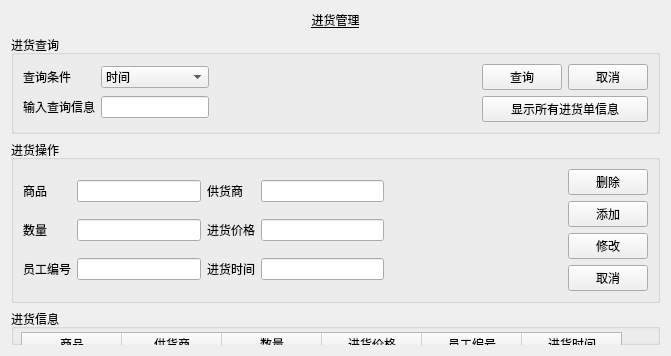
<?xml version="1.0" encoding="UTF-8"?>
<ui version="4.0">
 <class>InGoods</class>
 <widget class="QWidget" name="InGoods">
  <property name="geometry">
   <rect>
    <x>0</x>
    <y>0</y>
    <width>671</width>
    <height>356</height>
   </rect>
  </property>
  <property name="windowTitle">
   <string>Form</string>
  </property>
  <layout class="QVBoxLayout" name="verticalLayout_2">
   <item>
    <widget class="QLabel" name="label">
     <property name="font">
      <font>
       <family>Agency FB</family>
       <underline>true</underline>
      </font>
     </property>
     <property name="text">
      <string>进货管理</string>
     </property>
     <property name="alignment">
      <set>Qt::AlignCenter</set>
     </property>
    </widget>
   </item>
   <item>
    <widget class="QGroupBox" name="groupBox">
     <property name="title">
      <string>进货查询</string>
     </property>
     <layout class="QHBoxLayout" name="horizontalLayout_2">
      <item>
       <layout class="QGridLayout" name="gridLayout_2">
        <item row="0" column="0">
         <widget class="QLabel" name="label_2">
          <property name="text">
           <string>查询条件</string>
          </property>
         </widget>
        </item>
        <item row="1" column="0">
         <widget class="QLabel" name="label_3">
          <property name="text">
           <string>输入查询信息</string>
          </property>
         </widget>
        </item>
        <item row="0" column="1" colspan="2">
         <widget class="QComboBox" name="comboBox">
          <item>
           <property name="text">
            <string>时间</string>
           </property>
          </item>
         </widget>
        </item>
        <item row="1" column="1" colspan="2">
         <widget class="QLineEdit" name="lineEdit_2"/>
        </item>
       </layout>
      </item>
      <item>
       <spacer name="horizontalSpacer">
        <property name="orientation">
         <enum>Qt::Horizontal</enum>
        </property>
        <property name="sizeHint" stdset="0">
         <size>
          <width>171</width>
          <height>20</height>
         </size>
        </property>
       </spacer>
      </item>
      <item>
       <layout class="QGridLayout" name="gridLayout">
        <item row="0" column="0">
         <widget class="QPushButton" name="pushButton">
          <property name="text">
           <string>查询</string>
          </property>
         </widget>
        </item>
        <item row="0" column="1">
         <widget class="QPushButton" name="pushButton_2">
          <property name="text">
           <string>取消</string>
          </property>
         </widget>
        </item>
        <item row="1" column="0" colspan="2">
         <widget class="QPushButton" name="pushButton_3">
          <property name="text">
           <string>显示所有进货单信息</string>
          </property>
         </widget>
        </item>
       </layout>
      </item>
     </layout>
    </widget>
   </item>
   <item>
    <widget class="QGroupBox" name="groupBox_2">
     <property name="title">
      <string>进货操作</string>
     </property>
     <layout class="QHBoxLayout" name="horizontalLayout">
      <item>
       <layout class="QGridLayout" name="gridLayout_4">
        <item row="0" column="0">
         <widget class="QLabel" name="label_4">
          <property name="text">
           <string>商品</string>
          </property>
         </widget>
        </item>
        <item row="0" column="1">
         <widget class="QLineEdit" name="lineEdit_3"/>
        </item>
        <item row="1" column="0">
         <widget class="QLabel" name="label_6">
          <property name="text">
           <string>数量</string>
          </property>
         </widget>
        </item>
        <item row="1" column="1">
         <widget class="QLineEdit" name="lineEdit_5"/>
        </item>
        <item row="2" column="0">
         <widget class="QLabel" name="label_8">
          <property name="text">
           <string>员工编号</string>
          </property>
         </widget>
        </item>
        <item row="2" column="1">
         <widget class="QLineEdit" name="lineEdit_7"/>
        </item>
       </layout>
      </item>
      <item>
       <layout class="QGridLayout" name="gridLayout_3">
        <item row="0" column="0">
         <widget class="QLabel" name="label_5">
          <property name="text">
           <string>供货商</string>
          </property>
         </widget>
        </item>
        <item row="0" column="1">
         <widget class="QLineEdit" name="lineEdit_4"/>
        </item>
        <item row="1" column="0">
         <widget class="QLabel" name="label_7">
          <property name="text">
           <string>进货价格</string>
          </property>
         </widget>
        </item>
        <item row="1" column="1">
         <widget class="QLineEdit" name="lineEdit_6"/>
        </item>
        <item row="2" column="0">
         <widget class="QLabel" name="label_9">
          <property name="text">
           <string>进货时间</string>
          </property>
         </widget>
        </item>
        <item row="2" column="1">
         <widget class="QLineEdit" name="lineEdit_8"/>
        </item>
       </layout>
      </item>
      <item>
       <spacer name="horizontalSpacer_2">
        <property name="orientation">
         <enum>Qt::Horizontal</enum>
        </property>
        <property name="sizeHint" stdset="0">
         <size>
          <width>83</width>
          <height>20</height>
         </size>
        </property>
       </spacer>
      </item>
      <item>
       <layout class="QVBoxLayout" name="verticalLayout">
        <item>
         <widget class="QPushButton" name="pushButton_6">
          <property name="text">
           <string>删除</string>
          </property>
         </widget>
        </item>
        <item>
         <widget class="QPushButton" name="pushButton_7">
          <property name="text">
           <string>添加</string>
          </property>
         </widget>
        </item>
        <item>
         <widget class="QPushButton" name="pushButton_4">
          <property name="text">
           <string>修改</string>
          </property>
         </widget>
        </item>
        <item>
         <widget class="QPushButton" name="pushButton_5">
          <property name="text">
           <string>取消</string>
          </property>
         </widget>
        </item>
       </layout>
      </item>
     </layout>
    </widget>
   </item>
   <item>
    <widget class="QGroupBox" name="groupBox_3">
     <property name="sizePolicy">
      <sizepolicy hsizetype="Preferred" vsizetype="Expanding">
       <horstretch>0</horstretch>
       <verstretch>0</verstretch>
      </sizepolicy>
     </property>
     <property name="title">
      <string>进货信息</string>
     </property>
     <widget class="QTableWidget" name="tableWidget">
      <property name="geometry">
       <rect>
        <x>10</x>
        <y>23</y>
        <width>601</width>
        <height>191</height>
       </rect>
      </property>
      <column>
       <property name="text">
        <string>商品</string>
       </property>
      </column>
      <column>
       <property name="text">
        <string>供货商</string>
       </property>
      </column>
      <column>
       <property name="text">
        <string>数量</string>
       </property>
      </column>
      <column>
       <property name="text">
        <string>进货价格</string>
       </property>
      </column>
      <column>
       <property name="text">
        <string>员工编号</string>
       </property>
      </column>
      <column>
       <property name="text">
        <string>进货时间</string>
       </property>
      </column>
     </widget>
    </widget>
   </item>
  </layout>
 </widget>
 <resources/>
 <connections/>
</ui>
